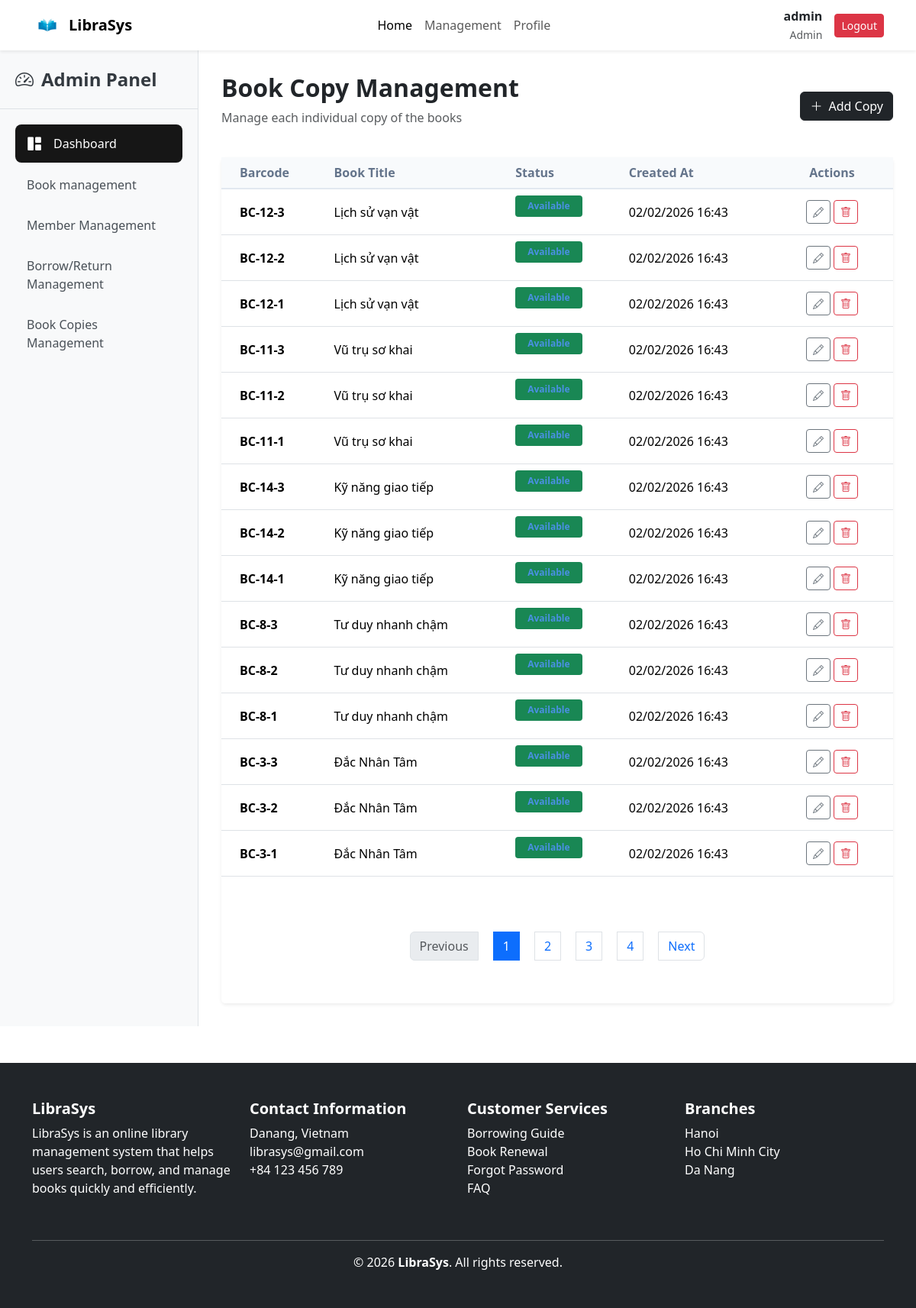
/admin/bookCopies (signed in), run on the app's committed database.
### tables this page shows
CREATE TABLE `book_copies` (
  `book_copy_id` int(11) NOT NULL,
  `book_id` int(11) DEFAULT NULL,
  `status` enum('available','borrowed','damaged','lost') DEFAULT 'available',
  `barcode` varchar(50) DEFAULT NULL,
  `created_at` timestamp NOT NULL DEFAULT current_timestamp()
);

CREATE TABLE `books` (
  `book_id` int(11) NOT NULL,
  `title` varchar(255) NOT NULL,
  `author` varchar(150) DEFAULT NULL,
  `category_id` int(11) DEFAULT NULL,
  `image_url` varchar(255) DEFAULT NULL,
  `Description` text DEFAULT NULL
);

### app/core/Controller.php (called while the page is built, shortened)
<?php
class Controller
{
    protected function model($model)
    {
        $modelPath = __DIR__ . '/../models/' . $model . '.php';
        return new $model();
    }
    protected function view($view, $data = [])
    {
        extract($data);
        $viewPath = __DIR__ . '/../views/' . $view . '.php';
        require_once $viewPath;
    }
}

### app/controllers/AdminController.php (called while the page is built, shortened)
<?php
class AdminController extends Controller
{
    public function bookCopies()
    {
        $copyModel = $this->model('BookCopy');
        $bookModel = $this->model('Book');
        $limit = 15;
        $page = isset($_GET['page']) ? (int)$_GET['page'] : 1;
        $offset = ($page - 1) * $limit;
        $copies = $copyModel->getAllCopies($limit, $offset);
        $totalCopies = $copyModel->countAllCopies();
        $totalPages = ceil($totalCopies / $limit);
        $books = $bookModel->getBooks([], 1000, 0);
        $this->view('admin/book_copies', [
            'copies' => $copies,
            'books' => $books,
            'currentPage' => $page,
            'totalPages' => $totalPages
        ]);
    }
}

### app/core/Router.php (called while the page is built, shortened)
<?php
class Router
{
    public function run()
    {
        $requestUri = parse_url($_SERVER['REQUEST_URI'], PHP_URL_PATH);
        if (strpos($requestUri, '/public/') !== false) {
            $requestUri = substr($requestUri, strpos($requestUri, '/public/') + 8);
        } elseif (substr($requestUri, -7) === '/public') {
            $requestUri = '';
        } else {
            $requestUri = trim($requestUri, '/');
        }
        $requestUri = trim($requestUri, '/');
        $requestUri = preg_replace('/\.php$/', '', $requestUri);
        $requestUri = preg_replace('/^index\/?/', '', $requestUri);
        $parts = !empty($requestUri) ? explode('/', $requestUri) : [];
        $parts = array_filter($parts, fn($p) => !empty($p));
        $parts = array_values($parts);
        $method = !empty($parts[1]) ? $parts[1] : 'index';
        $params = array_slice($parts, 2);
        $controller = new $controllerName();
        call_user_func_array([$controller, $method], $params);
    }
}

### public/index.php (called while the page is built, shortened)
<?php
require_once __DIR__ . '/../app/config/database.php';
require_once __DIR__ . '/../app/core/Router.php';
require_once __DIR__ . '/../app/core/Controller.php';
require_once __DIR__ . '/../app/core/Model.php';
$router = new Router();
$router->run();

### app/core/Model.php (called while the page is built, shortened)
<?php
class Model {
    public function __construct() {
        $database = new Database();
        $this->db = $database->connect();
    }
}

### app/config/database.php (called while the page is built, shortened)
<?php
class Database {
    private $host = 'localhost';
    private $db_name = 'library_management';
    private $username = 'root';
    private $password = '';
    private $conn;
    public function connect() {
        try {
            $this->conn = new PDO(
                "mysql:host={$this->host};dbname={$this->db_name};charset=utf8",
                $this->username,
                $this->password
            );
            $this->conn->setAttribute(PDO::ATTR_ERRMODE, PDO::ERRMODE_EXCEPTION);
        } catch (PDOException $e) {
            die('Database connection failed: ' . $e->getMessage());
        }
        return $this->conn;
    }
}

### app/models/BookCopy.php (called while the page is built, shortened)
<?php
class BookCopy extends Model
{
    public function getAllCopies($limit = 15, $offset = 0)
    {
        $sql = "SELECT bc.*, b.title
                FROM book_copies bc
                JOIN books b ON bc.book_id = b.book_id
                ORDER BY bc.book_copy_id DESC
                LIMIT :limit OFFSET :offset";
        $stmt = $this->db->prepare($sql);
        $stmt->bindValue(':limit', $limit, PDO::PARAM_INT);
        $stmt->bindValue(':offset', $offset, PDO::PARAM_INT);
        $stmt->execute();
        return $stmt->fetchAll(PDO::FETCH_ASSOC);
    }
}

### app/views/admin/book_copies.php (the view, shortened to what this page needs)
<?php require_once __DIR__ . '/../layouts/header.php'; ?>
<div class="admin-container">
    <?php require_once __DIR__ . '/../layouts/sidebar.php'; ?>
    <div class="main-content">
        <div class="page-header d-flex justify-content-between align-items-center mb-4">
            <div>
                <h2 class="fw-bold">Book Copy Management</h2>
                <p class="text-muted">Manage each individual copy of the books</p>
            </div>
            <button class="btn btn-dark" data-bs-toggle="modal" data-bs-target="#addCopyModal">
                <i class="bi bi-plus-lg me-2"></i>Add Copy
            </button>
        </div>
        <div class="card shadow-sm border-0">
            <div class="card-body p-0">
                <table class="table table-hover align-middle">
                    <thead class="table-light">
                        <tr>
                            <th class="ps-4">Barcode</th>
                            <th>Book Title</th>
                            <th>Status</th>
                            <th>Created At</th>
                            <th class="text-center pe-4">Actions</th>
                        </tr>
                    </thead>
                    <tbody>
                        <?php if (!empty($data['copies'])): ?>
                            <?php foreach ($data['copies'] as $copy): ?>
                                <tr>
                                    <td class="ps-4 fw-bold"><?= htmlspecialchars($copy['barcode'] ?? 'N/A') ?></td>
                                    <td><?= htmlspecialchars($copy['title']) ?></td>
                                    <td>
                                        <?php
                                        $status = strtolower($copy['status']);
                                        $badgeClass = 'bg-secondary';
                                        if ($status == 'available') $badgeClass = 'bg-success';
                                        ?>
                                        <span class="badge <?= $badgeClass ?> px-3 py-2">
                                            <?= ucfirst($copy['status']) ?>
                                        </span>
                                    </td>
                                    <td><?= date('d/m/Y H:i', strtotime($copy['created_at'] ?? 'now')) ?></td>
                                    <td class="text-center pe-4">
                                        <button class="btn btn-sm btn-outline-secondary edit-copy-btn"
                                            data-bs-toggle="modal"
                                            data-bs-target="#editCopyModal"
                                            data-copy-id="<?= $copy['book_copy_id'] ?>"
                                            data-status="<?= $copy['status'] ?>"
                                            data-barcode="<?= htmlspecialchars($copy['barcode'] ?? 'N/A') ?>"
                                            data-title="<?= htmlspecialchars($copy['title']) ?>"
                                            title="Edit Status">
                                            <i class="bi bi-pencil"></i>
                                        </button>
                                        <a href="<?= BASE_URL ?>/admin/deleteCopy/<?= $copy['book_copy_id'] ?>"
                                            class="btn btn-sm btn-outline-danger"
                                            onclick="return confirm('Are you sure you want to delete this copy? This action cannot be undone.')" title="Delete">
                                            <i class="bi bi-trash"></i>
                                        </a>
                                    </td>
                                </tr>
                            <?php endforeach; ?>
                        <?php else: ?>
                            <tr>
                                <td colspan="5" class="text-center text-muted py-5">No copies found.</td>
                            </tr>
                        <?php endif; ?>
                    </tbody>
                </table>
            </div>
            <?php if ($data['totalPages'] > 1): ?>
                <div class="card-footer bg-white py-3 border-0">
                    <nav aria-label="Page navigation">
                        <ul class="pagination justify-content-center mb-0">
                            <li class="page-item <?= ($data['currentPage'] <= 1) ? 'disabled' : '' ?>">
                                <a class="page-link" href="?page=<?= $data['currentPage'] - 1 ?>">Previous</a>
                            </li>
                            <?php for ($i = 1; $i <= $data['totalPages']; $i++): ?>
                                <li class="page-item <?= ($i == $data['currentPage']) ? 'active' : '' ?>">
                                    <a class="page-link" href="?page=<?= $i ?>"><?= $i ?></a>
                                </li>
                            <?php endfor; ?>
                            <li class="page-item <?= ($data['currentPage'] >= $data['totalPages']) ? 'disabled' : '' ?>">
                                <a class="page-link" href="?page=<?= $data['currentPage'] + 1 ?>">Next</a>
                            </li>
                        </ul>
                    </nav>
                </div>
            <?php endif; ?>
        </div>
    </div>
</div>
<?php require_once __DIR__ . '/../layouts/footer.php'; ?>

### public/assets/css/style.css (style rules this page uses)
:root { --primary-color: #4a90e2; --secondary-color: #f39c12; --text-dark: #333; --text-muted: #777; --bg-light: #f8f9fa; --white: #ffffff; --danger: #e74c3c; --success: #2ecc71; --shadow: 0 4px 12px rgba(0, 0, 0, 0.1); }
.badge { display: inline-block; background: #e1f0ff; color: var(--primary-color); padding: 4px 8px; border-radius: 4px; font-size: 0.75rem; margin-bottom: 15px; align-self: flex-start; }
.pagination { display: flex; justify-content: center; align-items: center; gap: 20px; margin-top: 40px; padding-bottom: 40px; }

### public/assets/css/borrowed_books.css (style rules this page uses)
:root { --primary-gradient: linear-gradient(135deg, #667eea 0%, #764ba2 100%); --hover-shadow: 0 0.75rem 1.5rem rgba(0, 0, 0, 0.1); }
.table thead th { background-color: #f8fafc; font-weight: 600; color: #64748b; border-bottom: 2px solid #e2e8f0; }

### public/assets/css/admin.css (style rules this page uses)
.admin-container { display: flex; min-height: calc(100vh - 121px); }
.main-content { flex-grow: 1; padding: 30px; background-color: #fff; }

### data on the page
book_copies: barcode "BC-12-3", book.title "Lịch sử vạn vật", status "Available", created_at "02/02/2026 16:43"
book_copies: barcode "BC-12-2", book.title "Lịch sử vạn vật", status "Available", created_at "02/02/2026 16:43"
book_copies: barcode "BC-12-1", book.title "Lịch sử vạn vật", status "Available", created_at "02/02/2026 16:43"
book_copies: barcode "BC-11-3", book.title "Vũ trụ sơ khai", status "Available", created_at "02/02/2026 16:43"
book_copies: barcode "BC-11-2", book.title "Vũ trụ sơ khai", status "Available", created_at "02/02/2026 16:43"
book_copies: barcode "BC-11-1", book.title "Vũ trụ sơ khai", status "Available", created_at "02/02/2026 16:43"
book_copies: barcode "BC-14-3", book.title "Kỹ năng giao tiếp", status "Available", created_at "02/02/2026 16:43"
book_copies: barcode "BC-14-2", book.title "Kỹ năng giao tiếp", status "Available", created_at "02/02/2026 16:43"
book_copies: barcode "BC-14-1", book.title "Kỹ năng giao tiếp", status "Available", created_at "02/02/2026 16:43"
book_copies: barcode "BC-8-3", book.title "Tư duy nhanh chậm", status "Available", created_at "02/02/2026 16:43"
book_copies: barcode "BC-8-2", book.title "Tư duy nhanh chậm", status "Available", created_at "02/02/2026 16:43"
book_copies: barcode "BC-8-1", book.title "Tư duy nhanh chậm", status "Available", created_at "02/02/2026 16:43"
book_copies: barcode "BC-3-3", book.title "Đắc Nhân Tâm", status "Available", created_at "02/02/2026 16:43"
book_copies: barcode "BC-3-2", book.title "Đắc Nhân Tâm", status "Available", created_at "02/02/2026 16:43"
book_copies: barcode "BC-3-1", book.title "Đắc Nhân Tâm", status "Available", created_at "02/02/2026 16:43"

### other printed values
$_SESSION['username'] "admin"
$_SESSION['role'] "Admin"
